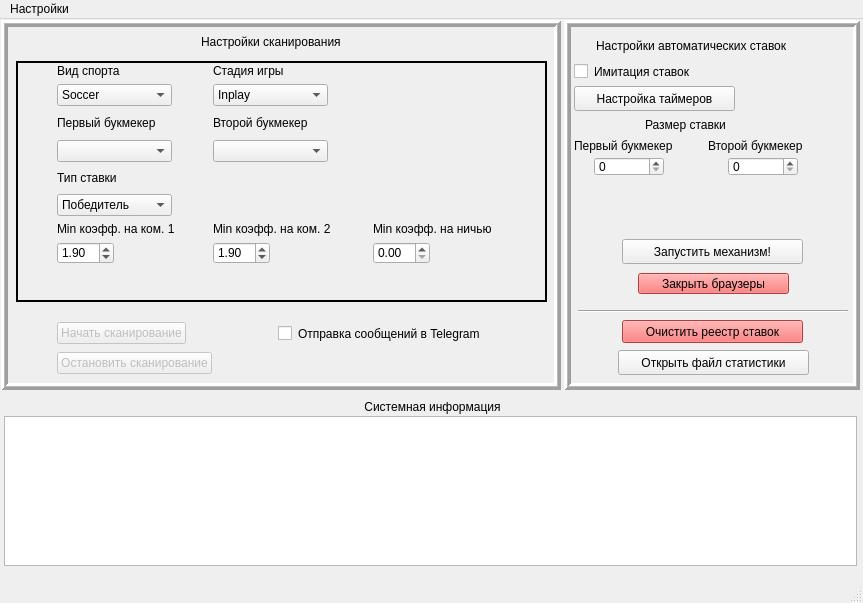
<?xml version="1.0" encoding="UTF-8"?>
<ui version="4.0">
 <class>MainWindow_client</class>
 <widget class="QMainWindow" name="MainWindow_client">
  <property name="geometry">
   <rect>
    <x>0</x>
    <y>0</y>
    <width>863</width>
    <height>603</height>
   </rect>
  </property>
  <property name="sizePolicy">
   <sizepolicy hsizetype="Fixed" vsizetype="Fixed">
    <horstretch>0</horstretch>
    <verstretch>0</verstretch>
   </sizepolicy>
  </property>
  <property name="minimumSize">
   <size>
    <width>863</width>
    <height>603</height>
   </size>
  </property>
  <property name="maximumSize">
   <size>
    <width>863</width>
    <height>603</height>
   </size>
  </property>
  <property name="windowTitle">
   <string>Client application</string>
  </property>
  <widget class="QWidget" name="desktopClient">
   <widget class="QFrame" name="frame">
    <property name="geometry">
     <rect>
      <x>1</x>
      <y>1</y>
      <width>560</width>
      <height>370</height>
     </rect>
    </property>
    <property name="styleSheet">
     <string notr="true">border-top-color: rgb(0, 0, 0);</string>
    </property>
    <property name="frameShape">
     <enum>QFrame::Box</enum>
    </property>
    <property name="frameShadow">
     <enum>QFrame::Raised</enum>
    </property>
    <property name="lineWidth">
     <number>3</number>
    </property>
    <property name="midLineWidth">
     <number>1</number>
    </property>
    <widget class="QFrame" name="frame_2">
     <property name="enabled">
      <bool>true</bool>
     </property>
     <property name="geometry">
      <rect>
       <x>15</x>
       <y>41</y>
       <width>531</width>
       <height>241</height>
      </rect>
     </property>
     <property name="frameShape">
      <enum>QFrame::Box</enum>
     </property>
     <property name="frameShadow">
      <enum>QFrame::Plain</enum>
     </property>
     <property name="lineWidth">
      <number>2</number>
     </property>
    </widget>
    <widget class="QWidget" name="layoutWidget">
     <property name="geometry">
      <rect>
       <x>31</x>
       <y>44</y>
       <width>495</width>
       <height>231</height>
      </rect>
     </property>
     <layout class="QGridLayout" name="gridLayout">
      <item row="0" column="2">
       <widget class="QLabel" name="label_gameStatus">
        <property name="text">
         <string>Стадия игры</string>
        </property>
       </widget>
      </item>
      <item row="5" column="1">
       <widget class="QComboBox" name="comboBox_marketType">
        <property name="sizePolicy">
         <sizepolicy hsizetype="Fixed" vsizetype="Minimum">
          <horstretch>0</horstretch>
          <verstretch>0</verstretch>
         </sizepolicy>
        </property>
        <property name="minimumSize">
         <size>
          <width>115</width>
          <height>0</height>
         </size>
        </property>
        <property name="maximumSize">
         <size>
          <width>115</width>
          <height>16777215</height>
         </size>
        </property>
        <property name="sizeAdjustPolicy">
         <enum>QComboBox::AdjustToContents</enum>
        </property>
        <item>
         <property name="text">
          <string>Победитель</string>
         </property>
        </item>
        <item>
         <property name="text">
          <string>Тотал</string>
         </property>
        </item>
        <item>
         <property name="text">
          <string>Фора</string>
         </property>
        </item>
       </widget>
      </item>
      <item row="3" column="2">
       <widget class="QComboBox" name="comboBox_secondBkmkr">
        <property name="sizePolicy">
         <sizepolicy hsizetype="Fixed" vsizetype="Fixed">
          <horstretch>0</horstretch>
          <verstretch>0</verstretch>
         </sizepolicy>
        </property>
        <property name="minimumSize">
         <size>
          <width>115</width>
          <height>0</height>
         </size>
        </property>
        <property name="maximumSize">
         <size>
          <width>115</width>
          <height>16777215</height>
         </size>
        </property>
       </widget>
      </item>
      <item row="1" column="1">
       <widget class="QComboBox" name="comboBox_sportType">
        <property name="minimumSize">
         <size>
          <width>115</width>
          <height>0</height>
         </size>
        </property>
        <property name="maximumSize">
         <size>
          <width>115</width>
          <height>16777215</height>
         </size>
        </property>
        <item>
         <property name="text">
          <string>Soccer</string>
         </property>
        </item>
        <item>
         <property name="text">
          <string>Basketball</string>
         </property>
        </item>
        <item>
         <property name="text">
          <string>Icehockey</string>
         </property>
        </item>
       </widget>
      </item>
      <item row="7" column="3">
       <widget class="QDoubleSpinBox" name="doubleSpinBox_corridor">
        <property name="sizePolicy">
         <sizepolicy hsizetype="Fixed" vsizetype="Fixed">
          <horstretch>0</horstretch>
          <verstretch>0</verstretch>
         </sizepolicy>
        </property>
        <property name="singleStep">
         <double>0.100000000000000</double>
        </property>
       </widget>
      </item>
      <item row="6" column="3">
       <widget class="QLabel" name="label_corridor">
        <property name="sizePolicy">
         <sizepolicy hsizetype="Fixed" vsizetype="Preferred">
          <horstretch>0</horstretch>
          <verstretch>0</verstretch>
         </sizepolicy>
        </property>
        <property name="minimumSize">
         <size>
          <width>150</width>
          <height>0</height>
         </size>
        </property>
        <property name="maximumSize">
         <size>
          <width>150</width>
          <height>16777215</height>
         </size>
        </property>
        <property name="text">
         <string>Min коэфф. на ничью</string>
        </property>
       </widget>
      </item>
      <item row="6" column="2">
       <widget class="QLabel" name="label_minKsecondBkmkr">
        <property name="sizePolicy">
         <sizepolicy hsizetype="Fixed" vsizetype="Preferred">
          <horstretch>0</horstretch>
          <verstretch>0</verstretch>
         </sizepolicy>
        </property>
        <property name="minimumSize">
         <size>
          <width>150</width>
          <height>0</height>
         </size>
        </property>
        <property name="maximumSize">
         <size>
          <width>150</width>
          <height>16777215</height>
         </size>
        </property>
        <property name="text">
         <string>Min коэфф. на ком. 2</string>
        </property>
       </widget>
      </item>
      <item row="7" column="1">
       <widget class="QDoubleSpinBox" name="doubleSpinBox_minKfirstBkmkr">
        <property name="sizePolicy">
         <sizepolicy hsizetype="Fixed" vsizetype="Fixed">
          <horstretch>0</horstretch>
          <verstretch>0</verstretch>
         </sizepolicy>
        </property>
        <property name="decimals">
         <number>2</number>
        </property>
        <property name="singleStep">
         <double>0.100000000000000</double>
        </property>
        <property name="value">
         <double>1.900000000000000</double>
        </property>
       </widget>
      </item>
      <item row="0" column="1">
       <widget class="QLabel" name="label_sportType">
        <property name="text">
         <string>Вид спорта</string>
        </property>
       </widget>
      </item>
      <item row="7" column="2">
       <widget class="QDoubleSpinBox" name="doubleSpinBox_minKsecondBkmkr">
        <property name="sizePolicy">
         <sizepolicy hsizetype="Fixed" vsizetype="Fixed">
          <horstretch>0</horstretch>
          <verstretch>0</verstretch>
         </sizepolicy>
        </property>
        <property name="singleStep">
         <double>0.100000000000000</double>
        </property>
        <property name="stepType">
         <enum>QAbstractSpinBox::DefaultStepType</enum>
        </property>
        <property name="value">
         <double>1.900000000000000</double>
        </property>
       </widget>
      </item>
      <item row="2" column="2">
       <widget class="QLabel" name="label_secondBkmkr">
        <property name="text">
         <string>Второй букмекер</string>
        </property>
       </widget>
      </item>
      <item row="2" column="3">
       <spacer name="horizontalSpacer_2">
        <property name="orientation">
         <enum>Qt::Horizontal</enum>
        </property>
        <property name="sizeHint" stdset="0">
         <size>
          <width>40</width>
          <height>20</height>
         </size>
        </property>
       </spacer>
      </item>
      <item row="6" column="1">
       <widget class="QLabel" name="label_minKfirstBkmkr">
        <property name="sizePolicy">
         <sizepolicy hsizetype="Fixed" vsizetype="Preferred">
          <horstretch>0</horstretch>
          <verstretch>0</verstretch>
         </sizepolicy>
        </property>
        <property name="minimumSize">
         <size>
          <width>150</width>
          <height>0</height>
         </size>
        </property>
        <property name="maximumSize">
         <size>
          <width>150</width>
          <height>16777215</height>
         </size>
        </property>
        <property name="text">
         <string>Min коэфф. на ком. 1</string>
        </property>
       </widget>
      </item>
      <item row="1" column="2">
       <widget class="QComboBox" name="comboBox_gameStatus">
        <property name="sizePolicy">
         <sizepolicy hsizetype="Fixed" vsizetype="Fixed">
          <horstretch>0</horstretch>
          <verstretch>0</verstretch>
         </sizepolicy>
        </property>
        <property name="minimumSize">
         <size>
          <width>115</width>
          <height>0</height>
         </size>
        </property>
        <property name="maximumSize">
         <size>
          <width>115</width>
          <height>16777215</height>
         </size>
        </property>
        <item>
         <property name="text">
          <string>Inplay</string>
         </property>
        </item>
        <item>
         <property name="text">
          <string>Prematch</string>
         </property>
        </item>
       </widget>
      </item>
      <item row="3" column="1">
       <widget class="QComboBox" name="comboBox_firstBkmkr">
        <property name="sizePolicy">
         <sizepolicy hsizetype="Fixed" vsizetype="Fixed">
          <horstretch>0</horstretch>
          <verstretch>0</verstretch>
         </sizepolicy>
        </property>
        <property name="minimumSize">
         <size>
          <width>115</width>
          <height>0</height>
         </size>
        </property>
        <property name="maximumSize">
         <size>
          <width>115</width>
          <height>16777215</height>
         </size>
        </property>
        <property name="duplicatesEnabled">
         <bool>false</bool>
        </property>
       </widget>
      </item>
      <item row="4" column="2">
       <spacer name="horizontalSpacer_5">
        <property name="orientation">
         <enum>Qt::Horizontal</enum>
        </property>
        <property name="sizeType">
         <enum>QSizePolicy::Expanding</enum>
        </property>
        <property name="sizeHint" stdset="0">
         <size>
          <width>40</width>
          <height>20</height>
         </size>
        </property>
       </spacer>
      </item>
      <item row="2" column="1">
       <widget class="QLabel" name="label_firstBkmkr">
        <property name="text">
         <string>Первый букмекер</string>
        </property>
       </widget>
      </item>
      <item row="4" column="1">
       <widget class="QLabel" name="label_marketType">
        <property name="text">
         <string>Тип ставки</string>
        </property>
       </widget>
      </item>
      <item row="8" column="2">
       <spacer name="verticalSpacer">
        <property name="orientation">
         <enum>Qt::Vertical</enum>
        </property>
        <property name="sizeHint" stdset="0">
         <size>
          <width>20</width>
          <height>40</height>
         </size>
        </property>
       </spacer>
      </item>
      <item row="2" column="0">
       <spacer name="horizontalSpacer">
        <property name="orientation">
         <enum>Qt::Horizontal</enum>
        </property>
        <property name="sizeType">
         <enum>QSizePolicy::Fixed</enum>
        </property>
        <property name="sizeHint" stdset="0">
         <size>
          <width>25</width>
          <height>22</height>
         </size>
        </property>
       </spacer>
      </item>
     </layout>
    </widget>
    <widget class="QWidget" name="layoutWidget_2">
     <property name="geometry">
      <rect>
       <x>31</x>
       <y>299</y>
       <width>231</width>
       <height>58</height>
      </rect>
     </property>
     <layout class="QGridLayout" name="gridLayout_2" rowstretch="0,0">
      <property name="sizeConstraint">
       <enum>QLayout::SetDefaultConstraint</enum>
      </property>
      <property name="topMargin">
       <number>0</number>
      </property>
      <property name="horizontalSpacing">
       <number>0</number>
      </property>
      <property name="verticalSpacing">
       <number>5</number>
      </property>
      <item row="0" column="1">
       <widget class="QPushButton" name="pushButton_startScan">
        <property name="enabled">
         <bool>false</bool>
        </property>
        <property name="sizePolicy">
         <sizepolicy hsizetype="Fixed" vsizetype="Fixed">
          <horstretch>0</horstretch>
          <verstretch>0</verstretch>
         </sizepolicy>
        </property>
        <property name="text">
         <string>Начать сканирование</string>
        </property>
       </widget>
      </item>
      <item row="0" column="0">
       <spacer name="horizontalSpacer_3">
        <property name="orientation">
         <enum>Qt::Horizontal</enum>
        </property>
        <property name="sizeType">
         <enum>QSizePolicy::Fixed</enum>
        </property>
        <property name="sizeHint" stdset="0">
         <size>
          <width>25</width>
          <height>20</height>
         </size>
        </property>
       </spacer>
      </item>
      <item row="1" column="1">
       <widget class="QPushButton" name="pushButton_stopScan">
        <property name="enabled">
         <bool>false</bool>
        </property>
        <property name="sizePolicy">
         <sizepolicy hsizetype="Fixed" vsizetype="Fixed">
          <horstretch>0</horstretch>
          <verstretch>0</verstretch>
         </sizepolicy>
        </property>
        <property name="layoutDirection">
         <enum>Qt::LeftToRight</enum>
        </property>
        <property name="text">
         <string>Остановить сканирование</string>
        </property>
        <property name="autoDefault">
         <bool>false</bool>
        </property>
        <property name="default">
         <bool>false</bool>
        </property>
       </widget>
      </item>
      <item row="0" column="2">
       <spacer name="horizontalSpacer_4">
        <property name="orientation">
         <enum>Qt::Horizontal</enum>
        </property>
        <property name="sizeHint" stdset="0">
         <size>
          <width>40</width>
          <height>20</height>
         </size>
        </property>
       </spacer>
      </item>
     </layout>
    </widget>
    <widget class="QLabel" name="label_scanSettings">
     <property name="geometry">
      <rect>
       <x>200</x>
       <y>14</y>
       <width>181</width>
       <height>17</height>
      </rect>
     </property>
     <property name="text">
      <string>Настройки сканирования</string>
     </property>
     <property name="textFormat">
      <enum>Qt::RichText</enum>
     </property>
    </widget>
    <widget class="QCheckBox" name="checkBox_telegramMessageSwitch">
     <property name="geometry">
      <rect>
       <x>277</x>
       <y>302</y>
       <width>261</width>
       <height>23</height>
      </rect>
     </property>
     <property name="text">
      <string>Отправка сообщений в Telegram</string>
     </property>
    </widget>
    <zorder>layoutWidget_2</zorder>
    <zorder>frame_2</zorder>
    <zorder>layoutWidget</zorder>
    <zorder>label_scanSettings</zorder>
    <zorder>checkBox_telegramMessageSwitch</zorder>
   </widget>
   <widget class="QFrame" name="frame_autoBetSettings">
    <property name="geometry">
     <rect>
      <x>564</x>
      <y>1</y>
      <width>296</width>
      <height>370</height>
     </rect>
    </property>
    <property name="maximumSize">
     <size>
      <width>16777215</width>
      <height>16777215</height>
     </size>
    </property>
    <property name="styleSheet">
     <string notr="true">border-top-color: rgb(0, 0, 0);</string>
    </property>
    <property name="frameShape">
     <enum>QFrame::Box</enum>
    </property>
    <property name="frameShadow">
     <enum>QFrame::Raised</enum>
    </property>
    <property name="lineWidth">
     <number>3</number>
    </property>
    <property name="midLineWidth">
     <number>1</number>
    </property>
    <widget class="QLabel" name="label_autoBetSettings">
     <property name="geometry">
      <rect>
       <x>32</x>
       <y>16</y>
       <width>251</width>
       <height>20</height>
      </rect>
     </property>
     <property name="text">
      <string>Настройки автоматических ставок</string>
     </property>
     <property name="textFormat">
      <enum>Qt::RichText</enum>
     </property>
    </widget>
    <widget class="QPushButton" name="pushButton_startAutoBet">
     <property name="geometry">
      <rect>
       <x>58</x>
       <y>219</y>
       <width>181</width>
       <height>25</height>
      </rect>
     </property>
     <property name="text">
      <string>Запустить механизм!</string>
     </property>
    </widget>
    <widget class="QLabel" name="label_betSizeFirst">
     <property name="geometry">
      <rect>
       <x>10</x>
       <y>118</y>
       <width>131</width>
       <height>15</height>
      </rect>
     </property>
     <property name="text">
      <string>Первый букмекер</string>
     </property>
    </widget>
    <widget class="QPushButton" name="pushButton_cleanRegistry">
     <property name="geometry">
      <rect>
       <x>58</x>
       <y>300</y>
       <width>181</width>
       <height>23</height>
      </rect>
     </property>
     <property name="styleSheet">
      <string notr="true">background-color: rgb(255, 84, 84);</string>
     </property>
     <property name="text">
      <string>Очистить реестр ставок</string>
     </property>
    </widget>
    <widget class="QLabel" name="label_betSizeSecond">
     <property name="geometry">
      <rect>
       <x>144</x>
       <y>118</y>
       <width>131</width>
       <height>15</height>
      </rect>
     </property>
     <property name="text">
      <string>Второй букмекер</string>
     </property>
    </widget>
    <widget class="QSpinBox" name="spinBox_betSizeSecond">
     <property name="geometry">
      <rect>
       <x>164</x>
       <y>137</y>
       <width>70</width>
       <height>19</height>
      </rect>
     </property>
     <property name="maximum">
      <number>99999</number>
     </property>
    </widget>
    <widget class="QPushButton" name="pushButton_closeBrowsers">
     <property name="geometry">
      <rect>
       <x>74</x>
       <y>253</y>
       <width>151</width>
       <height>21</height>
      </rect>
     </property>
     <property name="styleSheet">
      <string notr="true">background-color: rgb(255, 84, 84);</string>
     </property>
     <property name="text">
      <string>Закрыть браузеры</string>
     </property>
    </widget>
    <widget class="QLabel" name="label_betSize">
     <property name="geometry">
      <rect>
       <x>81</x>
       <y>97</y>
       <width>101</width>
       <height>15</height>
      </rect>
     </property>
     <property name="text">
      <string>Размер ставки</string>
     </property>
    </widget>
    <widget class="QCheckBox" name="checkBox_betImitation">
     <property name="geometry">
      <rect>
       <x>10</x>
       <y>44</y>
       <width>281</width>
       <height>15</height>
      </rect>
     </property>
     <property name="text">
      <string>Имитация ставок</string>
     </property>
    </widget>
    <widget class="QSpinBox" name="spinBox_betSizeFirst">
     <property name="geometry">
      <rect>
       <x>30</x>
       <y>137</y>
       <width>70</width>
       <height>19</height>
      </rect>
     </property>
     <property name="maximum">
      <number>99999</number>
     </property>
     <property name="displayIntegerBase">
      <number>10</number>
     </property>
    </widget>
    <widget class="Line" name="line">
     <property name="geometry">
      <rect>
       <x>14</x>
       <y>290</y>
       <width>270</width>
       <height>3</height>
      </rect>
     </property>
     <property name="orientation">
      <enum>Qt::Horizontal</enum>
     </property>
    </widget>
    <widget class="QPushButton" name="pushButton_setBetTimers">
     <property name="geometry">
      <rect>
       <x>10</x>
       <y>66</y>
       <width>161</width>
       <height>25</height>
      </rect>
     </property>
     <property name="text">
      <string>Настройка таймеров</string>
     </property>
    </widget>
    <widget class="QPushButton" name="pushButton_openBetStatistic">
     <property name="geometry">
      <rect>
       <x>54</x>
       <y>330</y>
       <width>191</width>
       <height>25</height>
      </rect>
     </property>
     <property name="text">
      <string>Открыть файл статистики</string>
     </property>
    </widget>
   </widget>
   <widget class="QWidget" name="verticalLayoutWidget">
    <property name="geometry">
     <rect>
      <x>0</x>
      <y>380</y>
      <width>861</width>
      <height>171</height>
     </rect>
    </property>
    <layout class="QVBoxLayout" name="verticalLayout">
     <property name="spacing">
      <number>2</number>
     </property>
     <property name="sizeConstraint">
      <enum>QLayout::SetDefaultConstraint</enum>
     </property>
     <property name="leftMargin">
      <number>4</number>
     </property>
     <property name="bottomMargin">
      <number>4</number>
     </property>
     <item>
      <widget class="QLabel" name="label_systemInfo">
       <property name="text">
        <string>Системная информация</string>
       </property>
       <property name="alignment">
        <set>Qt::AlignCenter</set>
       </property>
      </widget>
     </item>
     <item>
      <widget class="QListWidget" name="listWidget_diagnostics">
       <property name="maximumSize">
        <size>
         <width>853</width>
         <height>150</height>
        </size>
       </property>
      </widget>
     </item>
    </layout>
   </widget>
  </widget>
  <widget class="QMenuBar" name="menubar">
   <property name="geometry">
    <rect>
     <x>0</x>
     <y>0</y>
     <width>863</width>
     <height>22</height>
    </rect>
   </property>
   <widget class="QMenu" name="menu">
    <property name="title">
     <string>Настройки</string>
    </property>
    <addaction name="action_serverSettings"/>
    <addaction name="action_browserControlSettings"/>
    <addaction name="action_telegramSettings"/>
   </widget>
   <addaction name="menu"/>
  </widget>
  <widget class="QStatusBar" name="statusbar">
   <property name="minimumSize">
    <size>
     <width>563</width>
     <height>22</height>
    </size>
   </property>
   <property name="sizeGripEnabled">
    <bool>true</bool>
   </property>
  </widget>
  <action name="action_serverSettings">
   <property name="text">
    <string>Подключение</string>
   </property>
  </action>
  <action name="action_browserControlSettings">
   <property name="text">
    <string>Управление браузером</string>
   </property>
  </action>
  <action name="action_telegramSettings">
   <property name="text">
    <string>Взаимодействие с Telegram</string>
   </property>
  </action>
 </widget>
 <resources/>
 <connections/>
</ui>
